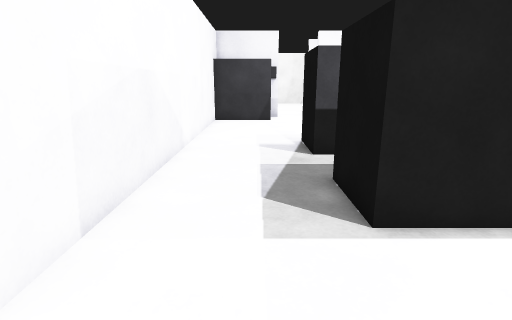
[1] (above)

20 first-person views from a walk through a Gazebo world. The camera is 1.2 m above the floor, tilts 14° down and sees 80° across. Floor lines are 1 m apart. The floor is counted in squares, 0.5 m on a side. Each view is taken from the middle of a square. On the plan, view 1 faces up. The plan holds only what a view shows up to about 18 squares ahead; the rest is blank. The place goes on beyond the plan.

[2]
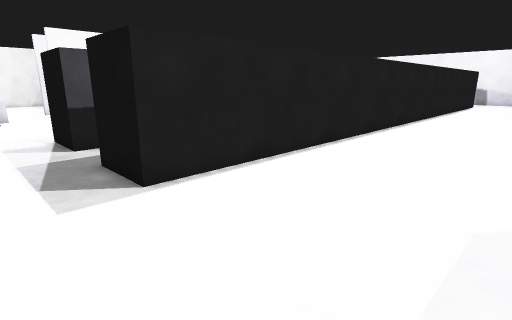

[3]
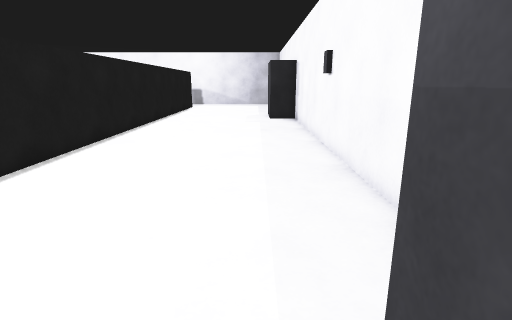

[4]
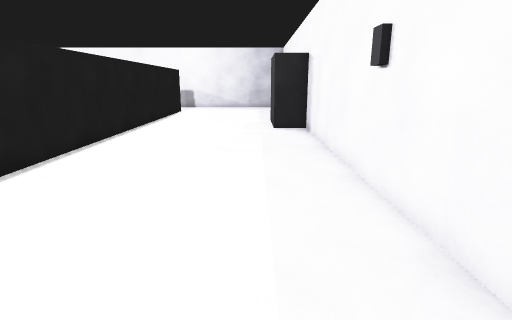

[5]
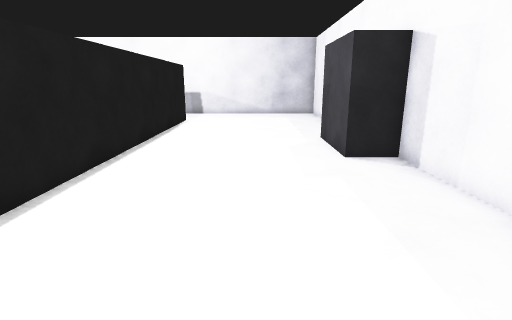

[6]
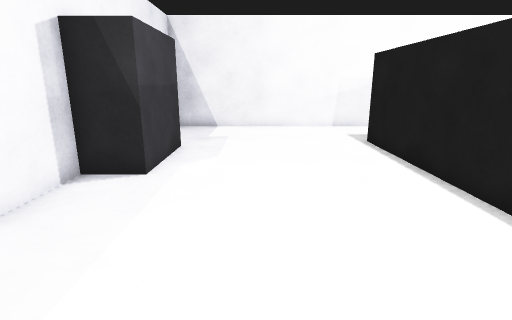

[7]
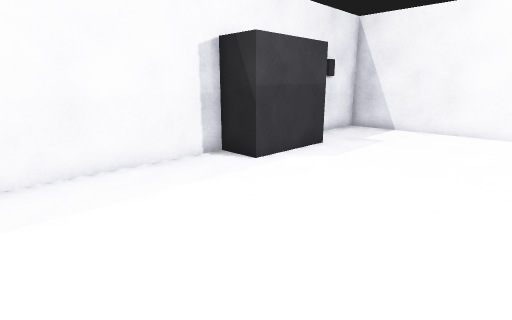

[8]
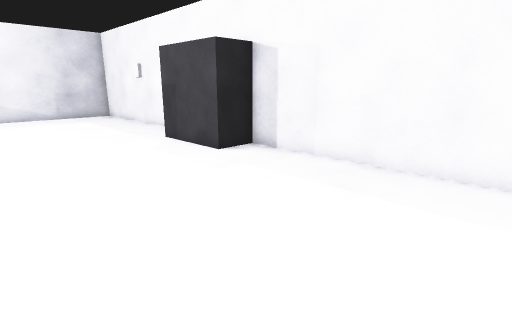

[9]
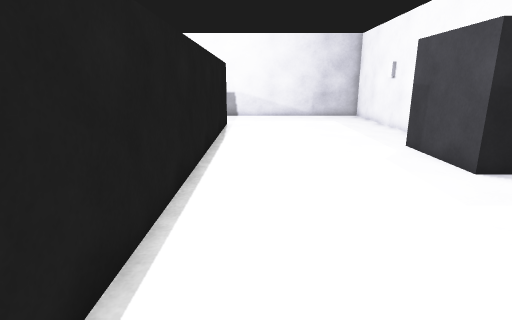

[10]
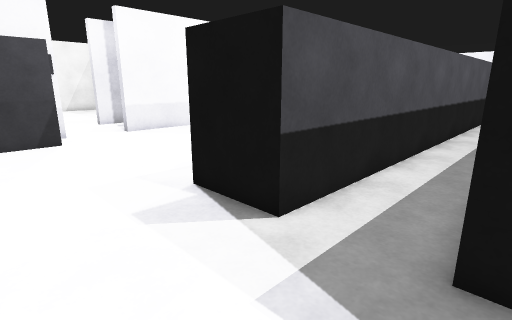

[11]
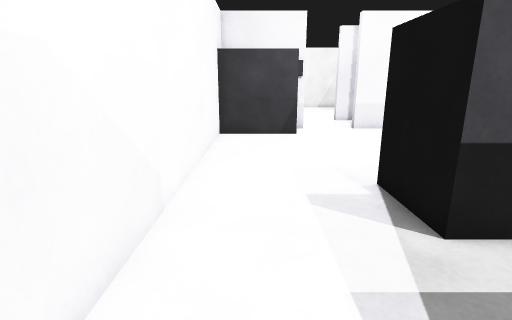

[12]
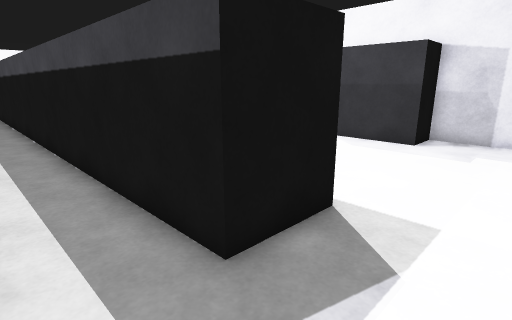

[13]
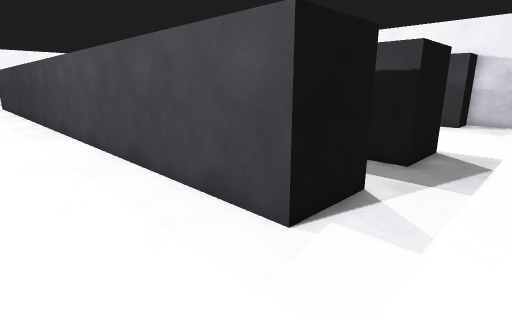

[14]
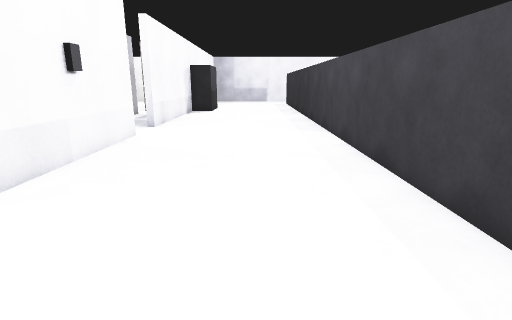

[15]
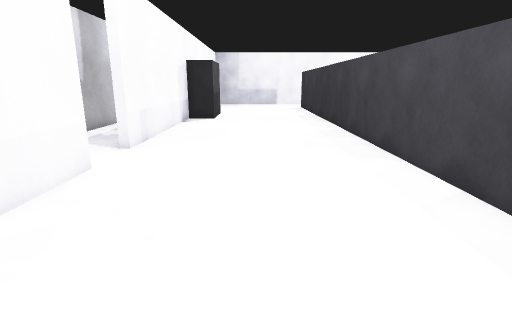

[16]
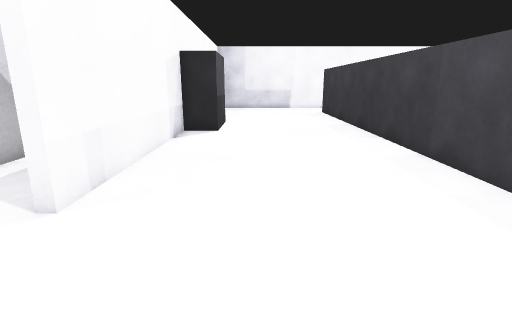

[17]
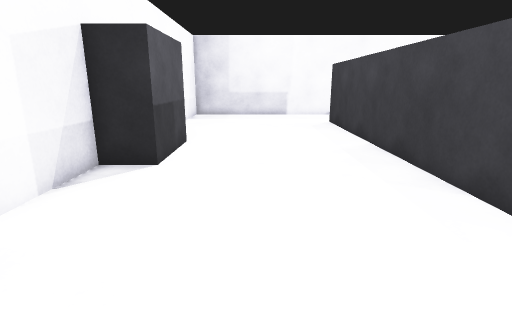

[18]
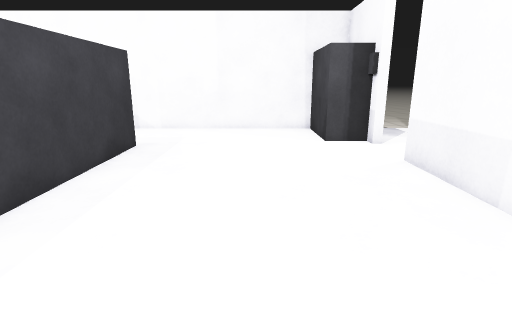

[19]
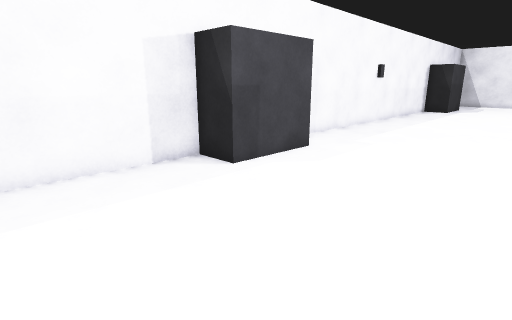

[20]
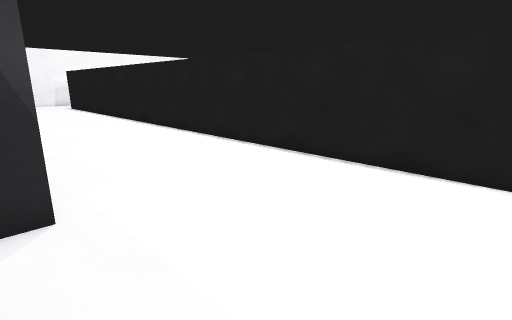

### Floor plan
Points are (right, up) in squares from view 1. A wall is a line through its corners. A room is listed if a view was taken in it or the views show most of it. See-through windows are left out.
Room 1 (views 1, 2, 3, 4, 5, 6, 7, 8, 9, 19, 20)
walls: (16.8, -4.6) (17.2, -4.6); (-0.2, -4.6) (0.2, -4.6); (36.8, -4.6) (37.2, -4.6); (37.5, 4.8) (2, 4.8); (-2.8, 3.4) (-2.8, -4.8) (3, -4.8) (3, -3) (7, -3) (7, -4.8) (27, -4.8) (27, -3) (31, -3) (31, -4.8) (37.5, -4.8)
ways out: opening at (-0.5, 4.2) to room 2
Room 2 (views 10, 11, 12, 13, 14, 15, 16, 17, 18)
walls: (13.6, 22.8) (4.4, 22.8) (4.4, 23.2); (20.8, 10.4) (2, 10.4) (2, 13.2) (36.8, 13.2); (9.2, 22.6) (8.8, 22.6); (31, 21) (27, 21) (27, 22.8) (16.4, 22.8) (16.4, 23.2); (1.6, 22.8) (1, 22.8); (1.6, 23.2) (1.6, 22.6) (1, 22.6) (1, 21) (-2.8, 21) (-2.8, 3.4); (2, 4.8) (2, 7.6) (22.8, 7.6)
ways out: opening at (-0.5, 4.2) to room 1

Positions as (right, up) in squares from view 1, and headings:
1: (0, 0), facing up
2: (-1, -2), facing up-right
3: (5, -2), facing right
4: (10, -2), facing right
5: (17, 0), facing right
6: (15, 0), facing left
7: (14, 4), facing down-left
8: (18, 4), facing down-right
9: (19, 3), facing right
10: (-2, 7), facing up-right
11: (-1, 6), facing up
12: (-1, 10), facing down-right
13: (-1, 17), facing down-right
14: (-1, 17), facing right
15: (5, 18), facing right
16: (11, 19), facing right
17: (18, 18), facing right
18: (14, 18), facing left
19: (37, 4), facing down-left
20: (37, -4), facing up-left
